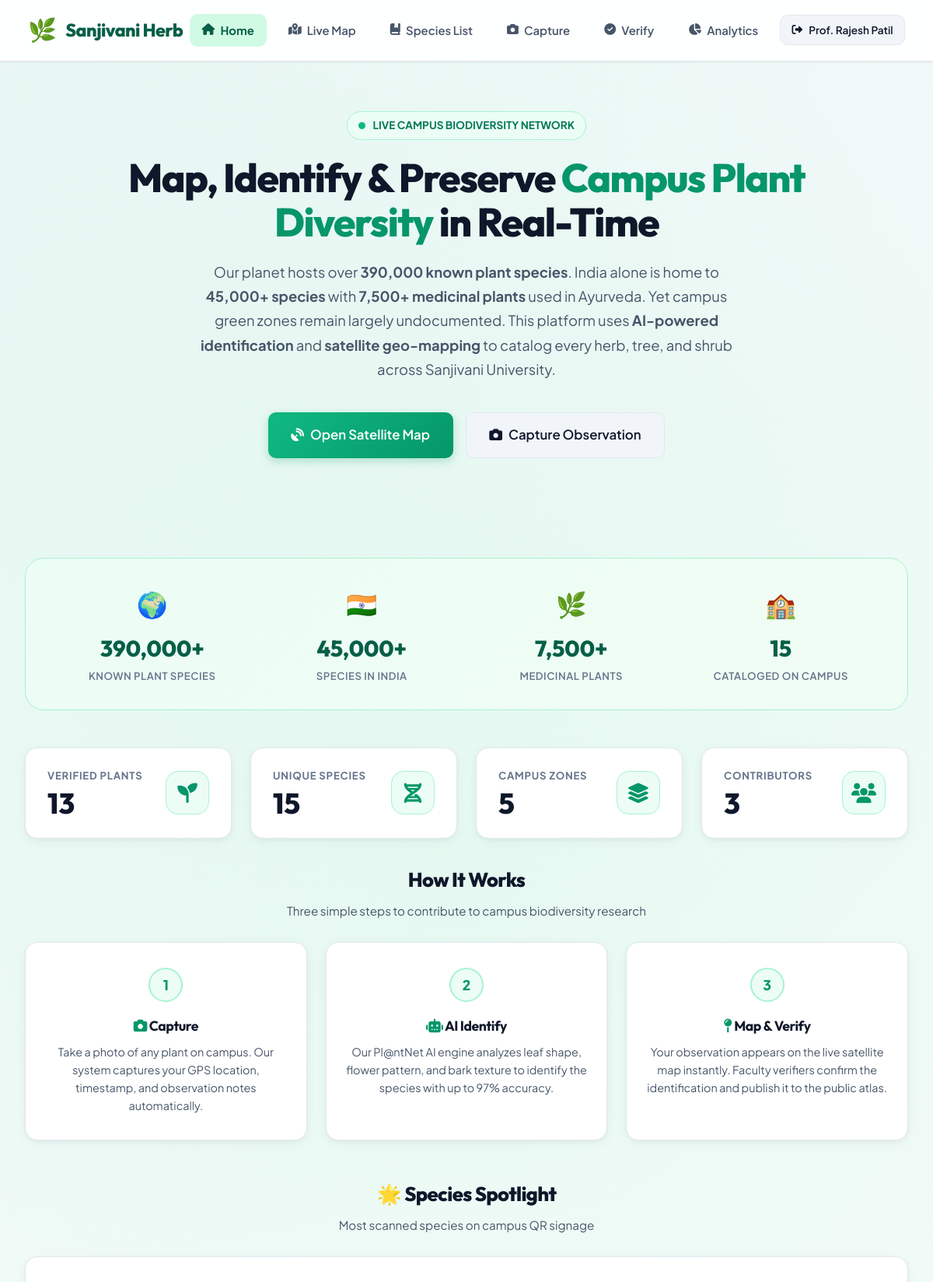
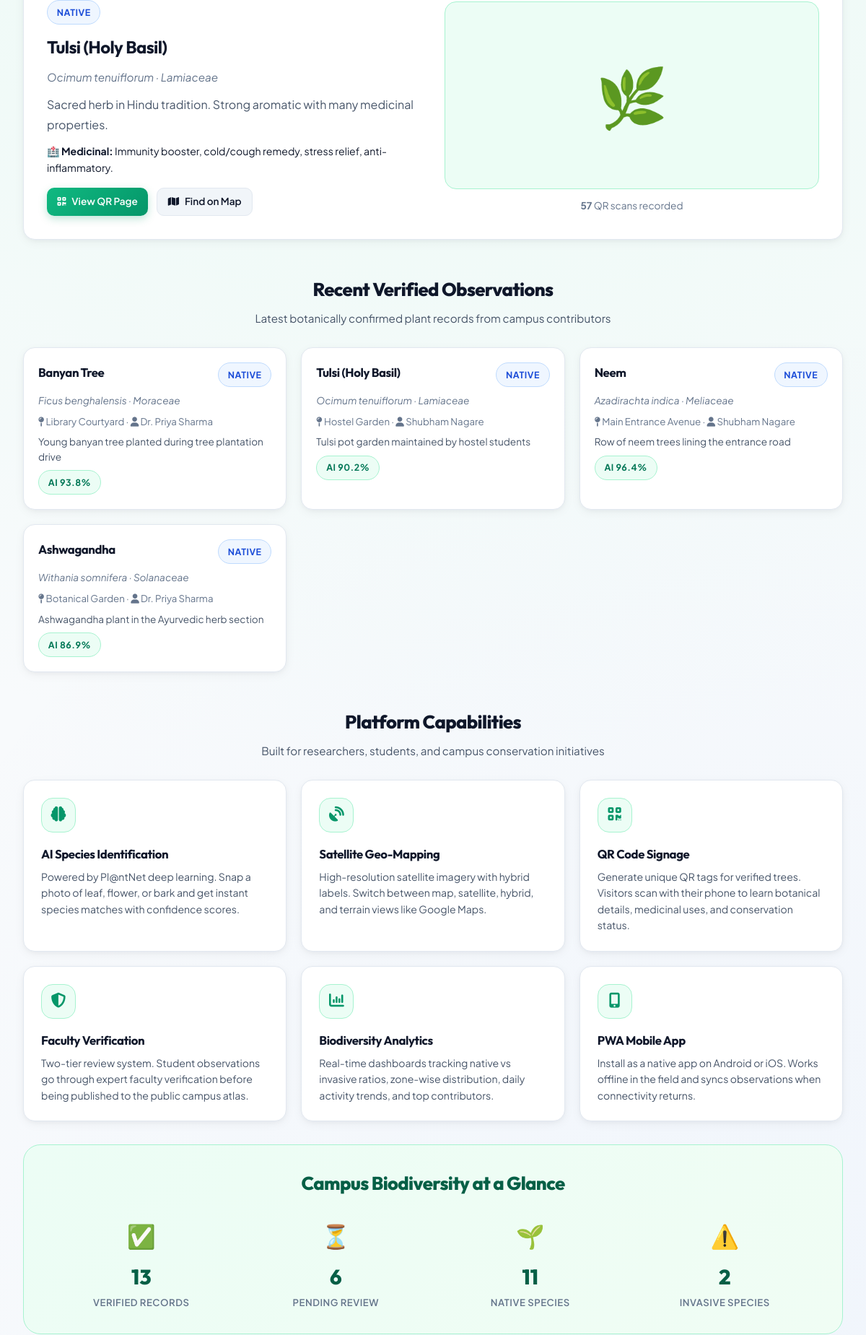
Page / (signed in, upper part) on the committed database (2 pictures, top to bottom).
### tables this page shows
CREATE TABLE species (
    id CHAR(36) PRIMARY KEY DEFAULT (UUID()),
    scientific_name VARCHAR(255) NOT NULL UNIQUE,
    common_name VARCHAR(255) DEFAULT NULL,
    family VARCHAR(255) DEFAULT NULL,
    native_status ENUM('native','introduced','invasive','unknown') DEFAULT 'unknown',
    description TEXT DEFAULT NULL,
    medicinal_uses TEXT DEFAULT NULL,
    reference_image_url VARCHAR(500) DEFAULT NULL,
    ai_source VARCHAR(50) DEFAULT NULL,
    created_at TIMESTAMP DEFAULT CURRENT_TIMESTAMP,
    INDEX idx_species_family (family),
    INDEX idx_species_native (native_status),
    FULLTEXT INDEX ft_species_search (scientific_name, common_name, family)
);

CREATE TABLE qr_codes (
    id CHAR(36) PRIMARY KEY DEFAULT (UUID()),
    plant_record_id CHAR(36) UNIQUE NOT NULL,
    public_slug VARCHAR(10) UNIQUE NOT NULL,
    qr_image_path VARCHAR(500) DEFAULT NULL,
    scan_count INT DEFAULT 0,
    created_at TIMESTAMP DEFAULT CURRENT_TIMESTAMP,
    FOREIGN KEY (plant_record_id) REFERENCES plant_records(id) ON DELETE CASCADE
);

CREATE TABLE plant_records (
    id CHAR(36) PRIMARY KEY DEFAULT (UUID()),
    institution_id CHAR(36) NOT NULL,
    species_id CHAR(36) DEFAULT NULL,
    zone_id CHAR(36) DEFAULT NULL,
    latitude DOUBLE NOT NULL,
    longitude DOUBLE NOT NULL,
    location_accuracy_m FLOAT DEFAULT NULL,
    status ENUM('pending_verification','verified','rejected') DEFAULT 'pending_verification',
    ai_confidence DECIMAL(5,2) DEFAULT NULL,
    ai_candidates JSON DEFAULT NULL,
    notes TEXT DEFAULT NULL,
    submitted_by CHAR(36) NOT NULL,
    verified_by CHAR(36) DEFAULT NULL,
    verified_at TIMESTAMP NULL DEFAULT NULL,
    created_at TIMESTAMP DEFAULT CURRENT_TIMESTAMP,
    updated_at TIMESTAMP DEFAULT CURRENT_TIMESTAMP ON UPDATE CURRENT_TIMESTAMP,
    FOREIGN KEY (institution_id) REFERENCES institutions(id) ON DELETE CASCADE,
    FOREIGN KEY (species_id) REFERENCES species(id) ON DELETE SET NULL,
    FOREIGN KEY (zone_id) REFERENCES zones(id) ON DELETE SET NULL,
    FOREIGN KEY (submitted_by) REFERENCES users(id) ON DELETE CASCADE,
    FOREIGN KEY (verified_by) REFERENCES users(id) ON DELETE SET NULL,
    INDEX idx_plants_institution (institution_id),
    INDEX idx_plants_species (species_id),
    INDEX idx_plants_status (status),
    INDEX idx_plants_location (latitude, longitude),
    INDEX idx_plants_submitted (submitted_by),
    INDEX idx_plants_created (created_at)
);

CREATE TABLE zones (
    id CHAR(36) PRIMARY KEY DEFAULT (UUID()),
    institution_id CHAR(36) NOT NULL,
    name VARCHAR(255) NOT NULL,
    description TEXT DEFAULT NULL,
    boundary_json JSON DEFAULT NULL,
    center_lat DOUBLE DEFAULT NULL,
    center_lng DOUBLE DEFAULT NULL,
    color_hex VARCHAR(7) DEFAULT '#22c55e',
    created_at TIMESTAMP DEFAULT CURRENT_TIMESTAMP,
    FOREIGN KEY (institution_id) REFERENCES institutions(id) ON DELETE CASCADE,
    INDEX idx_zones_institution (institution_id)
);

CREATE TABLE users (
    id CHAR(36) PRIMARY KEY DEFAULT (UUID()),
    institution_id CHAR(36) NOT NULL,
    email VARCHAR(255) UNIQUE NOT NULL,
    password_hash VARCHAR(255) NOT NULL,
    full_name VARCHAR(255) NOT NULL,
    role ENUM('contributor','verifier','admin') DEFAULT 'contributor',
    avatar_url VARCHAR(500) DEFAULT NULL,
    is_active TINYINT(1) DEFAULT 1,
    last_login TIMESTAMP NULL DEFAULT NULL,
    created_at TIMESTAMP DEFAULT CURRENT_TIMESTAMP,
    FOREIGN KEY (institution_id) REFERENCES institutions(id) ON DELETE CASCADE,
    INDEX idx_users_institution (institution_id),
    INDEX idx_users_email (email)
);

### web/index.php (the view, shortened to what the rows shown need)
<?php
$db = getDB();
$recent = $db->query("SELECT pr.*, s.common_name, s.scientific_name, s.family, s.native_status, z.name AS zone_name, u.full_name AS contributor FROM plant_records pr LEFT JOIN species s ON pr.species_id=s.id LEFT JOIN zones z ON pr.zone_id=z.id LEFT JOIN users u ON pr.submitted_by=u.id WHERE pr.status='verified' ORDER BY pr.created_at DESC LIMIT 4")->fetchAll();
$featured = $db->query("SELECT s.*, qr.scan_count, qr.public_slug FROM species s JOIN plant_records pr ON pr.species_id=s.id JOIN qr_codes qr ON qr.plant_record_id=pr.id ORDER BY qr.scan_count DESC LIMIT 1")->fetch();
?>
<!DOCTYPE html>
<html lang="en">
<head>
  <link rel="stylesheet" href="assets/css/style.css">
  <link rel="stylesheet" href="https://cdnjs.cloudflare.com/ajax/libs/font-awesome/6.4.0/css/all.min.css">
</head>
<body>
  <header class="hero">
    <h1>Map, Identify & Preserve <span class="accent">Campus Plant Diversity</span> in Real-Time</h1>
  </header>
  <div class="container">
    <div style="text-align:center;margin-bottom:1.5rem">
      <h2 class="section-title">How It Works</h2>
    </div>
    <?php if ($featured): ?>
    <div style="text-align:center;margin-bottom:1.5rem">
      <h2 class="section-title">🌟 Species Spotlight</h2>
      <p class="section-sub">Most scanned species on campus QR signage</p>
    </div>
    <div class="glass-card featured-card">
      <div class="featured-info">
        <span class="badge badge-native" style="margin-bottom:.75rem;display:inline-flex"><?= htmlspecialchars($featured['native_status'] ?? 'native') ?></span>
        <h3><?= htmlspecialchars($featured['common_name']) ?></h3>
        <p style="font-style:italic;color:var(--text-muted);font-size:.95rem;margin-bottom:.75rem"><?= htmlspecialchars($featured['scientific_name']) ?> · <?= htmlspecialchars($featured['family']) ?></p>
        <p><?= htmlspecialchars($featured['description'] ?? '') ?></p>
        <div class="featured-detail">
          <div>🏥 <strong>Medicinal:</strong> <?= htmlspecialchars(mb_strimwidth($featured['medicinal_uses'] ?? 'N/A', 0, 120, '...')) ?></div>
        </div>
        <div style="display:flex;gap:.75rem;flex-wrap:wrap">
          <a href="pages/plant-detail.php?slug=<?= htmlspecialchars($featured['public_slug'] ?? '') ?>" class="btn btn-primary btn-sm"><i class="fa-solid fa-qrcode"></i> View QR Page</a>
          <a href="pages/dashboard.php" class="btn btn-secondary btn-sm"><i class="fa-solid fa-map"></i> Find on Map</a>
        </div>
      </div>
      <div style="text-align:center">
        <div style="width:100%;height:260px;background:#ecfdf5;border-radius:var(--radius-md);display:flex;align-items:center;justify-content:center;border:1px solid #a7f3d0;font-size:5rem">
          🌿
        </div>
        <p style="margin-top:.75rem;font-size:.85rem;color:var(--text-muted)"><strong><?= $featured['scan_count'] ?></strong> QR scans recorded</p>
      </div>
    </div>
    <?php endif; ?>
    <div style="text-align:center;margin-bottom:1.5rem">
      <h2 class="section-title">Recent Verified Observations</h2>
    </div>
    <div class="obs-grid">
      <?php foreach ($recent as $r): ?>
      <div class="glass-card obs-card">
        <div style="display:flex;justify-content:space-between;align-items:start;margin-bottom:.5rem">
          <h4><?= htmlspecialchars($r['common_name'] ?? $r['scientific_name'] ?? 'Unknown') ?></h4>
          <span class="badge badge-<?= htmlspecialchars($r['native_status'] ?? 'native') ?>"><?= htmlspecialchars($r['native_status'] ?? '') ?></span>
        </div>
        <p style="font-style:italic;color:var(--text-muted);font-size:.85rem;margin-bottom:.4rem"><?= htmlspecialchars($r['scientific_name'] ?? '') ?> · <?= htmlspecialchars($r['family'] ?? '') ?></p>
        <p class="obs-meta"><i class="fa-solid fa-map-pin"></i> <?= htmlspecialchars($r['zone_name'] ?? 'Campus') ?> · <i class="fa-solid fa-user"></i> <?= htmlspecialchars($r['contributor'] ?? 'Contributor') ?></p>
        <p style="font-size:.85rem;color:var(--text-secondary);line-height:1.5"><?= htmlspecialchars(mb_strimwidth($r['notes'] ?? '', 0, 100, '...')) ?></p>
        <?php if ($r['ai_confidence']): ?>
        <div style="margin-top:.5rem"><span class="badge badge-verified">AI <?= round($r['ai_confidence'], 1) ?>%</span></div>
        <?php endif; ?>
      </div>
      <?php endforeach; ?>
    </div>
    <div style="text-align:center;margin-bottom:1.5rem">
      <h2 class="section-title">Platform Capabilities</h2>
    </div>
    <div class="facts-banner" style="margin-top:1rem">
      <div style="text-align:center;margin-bottom:1.5rem">
        <h2 class="section-title" style="color:#065f46">Campus Biodiversity at a Glance</h2>
      </div>
    </div>
  </div>
</body>
</html>

### rows in the picture
species: native_status "NATIVE", common_name "Tulsi (Holy Basil)", scientific_name "Ocimum tenuiflorum", family "Lamiaceae", description "Sacred herb in Hindu tradition. Strong aromatic with many medicinal properties.", medicinal_uses "Immunity booster, cold/cough remedy, stress relief, anti-inflammatory.", qr_codes.scan_count "57"
plant_records: species.common_name "Banyan Tree", species.native_status "NATIVE", species.scientific_name "Ficus benghalensis", species.family "Moraceae", zone.name "Library Courtyard", submitted_by.full_name "Dr. Priya Sharma", notes "Young banyan tree planted during tree plantation drive", ai_confidence "93.8"
plant_records: species.common_name "Tulsi (Holy Basil)", species.native_status "NATIVE", species.scientific_name "Ocimum tenuiflorum", species.family "Lamiaceae", zone.name "Hostel Garden", submitted_by.full_name "Shubham Nagare", notes "Tulsi pot garden maintained by hostel students", ai_confidence "90.2"
plant_records: species.common_name "Neem", species.native_status "NATIVE", species.scientific_name "Azadirachta indica", species.family "Meliaceae", zone.name "Main Entrance Avenue", submitted_by.full_name "Shubham Nagare", notes "Row of neem trees lining the entrance road", ai_confidence "96.4"
plant_records: species.common_name "Ashwagandha", species.native_status "NATIVE", species.scientific_name "Withania somnifera", species.family "Solanaceae", zone.name "Botanical Garden", submitted_by.full_name "Dr. Priya Sharma", notes "Ashwagandha plant in the Ayurvedic herb section", ai_confidence "86.9"

### other values in the picture
$user['full_name'] "Prof. Rajesh Patil"
$totalSpecies "15"
$totalPlants "13"
$totalZones "5"
$totalContrib "3"
$pendingCount "6"
$nativeCount "11"
$invasiveCount "2"
